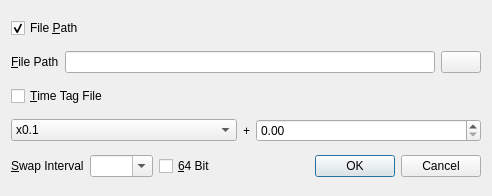
<?xml version="1.0" encoding="UTF-8"?>
<ui version="4.0">
 <class>FileOptDialog</class>
 <widget class="QWidget" name="FileOptDialog">
  <property name="geometry">
   <rect>
    <x>0</x>
    <y>0</y>
    <width>492</width>
    <height>196</height>
   </rect>
  </property>
  <property name="windowTitle">
   <string>File Options</string>
  </property>
  <layout class="QVBoxLayout" name="verticalLayout">
   <item>
    <layout class="QHBoxLayout" name="horizontalLayout">
     <item>
      <widget class="QCheckBox" name="cBPathEnable">
       <property name="toolTip">
        <string>Specify file path</string>
       </property>
       <property name="text">
        <string>File &amp;Path</string>
       </property>
       <property name="checked">
        <bool>true</bool>
       </property>
      </widget>
     </item>
    </layout>
   </item>
   <item>
    <layout class="QHBoxLayout" name="horizontalLayout_2">
     <item>
      <widget class="QLabel" name="lbFilePath">
       <property name="text">
        <string>&amp;File Path</string>
       </property>
       <property name="buddy">
        <cstring>lEFilePath</cstring>
       </property>
      </widget>
     </item>
     <item>
      <widget class="QLineEdit" name="lEFilePath">
       <property name="toolTip">
        <string>File path</string>
       </property>
      </widget>
     </item>
     <item>
      <widget class="QPushButton" name="btnKey">
       <property name="sizePolicy">
        <sizepolicy hsizetype="Fixed" vsizetype="Fixed">
         <horstretch>0</horstretch>
         <verstretch>0</verstretch>
        </sizepolicy>
       </property>
       <property name="toolTip">
        <string>Show placeholder keys</string>
       </property>
       <property name="text">
        <string/>
       </property>
       <property name="icon">
        <iconset resource="../icon/resources.qrc">
         <normaloff>:/buttons/key</normaloff>:/buttons/key</iconset>
       </property>
      </widget>
     </item>
    </layout>
   </item>
   <item>
    <widget class="QCheckBox" name="cBTimeTag">
     <property name="toolTip">
      <string>Generate time tag file</string>
     </property>
     <property name="text">
      <string>&amp;Time Tag File</string>
     </property>
    </widget>
   </item>
   <item>
    <layout class="QHBoxLayout" name="horizontalLayout_3">
     <item>
      <widget class="QComboBox" name="cBTimeSpeed">
       <property name="toolTip">
        <string>File read speed</string>
       </property>
       <item>
        <property name="text">
         <string>x0.1</string>
        </property>
       </item>
       <item>
        <property name="text">
         <string>x0.2</string>
        </property>
       </item>
       <item>
        <property name="text">
         <string>x0.5</string>
        </property>
       </item>
       <item>
        <property name="text">
         <string>x1</string>
        </property>
       </item>
       <item>
        <property name="text">
         <string>x2</string>
        </property>
       </item>
       <item>
        <property name="text">
         <string>x5</string>
        </property>
       </item>
       <item>
        <property name="text">
         <string>x10</string>
        </property>
       </item>
      </widget>
     </item>
     <item>
      <widget class="QLabel" name="lbPlus">
       <property name="sizePolicy">
        <sizepolicy hsizetype="Fixed" vsizetype="Preferred">
         <horstretch>0</horstretch>
         <verstretch>0</verstretch>
        </sizepolicy>
       </property>
       <property name="text">
        <string>+</string>
       </property>
      </widget>
     </item>
     <item>
      <widget class="QDoubleSpinBox" name="sBTimeStart">
       <property name="toolTip">
        <string>Start time (s)</string>
       </property>
       <property name="maximum">
        <double>10000.000000000000000</double>
       </property>
      </widget>
     </item>
    </layout>
   </item>
   <item>
    <layout class="QHBoxLayout" name="horizontalLayout_4">
     <item>
      <widget class="QLabel" name="lbSwapInterval">
       <property name="toolTip">
        <string/>
       </property>
       <property name="text">
        <string>&amp;Swap Interval</string>
       </property>
       <property name="buddy">
        <cstring>cBSwapInterval</cstring>
       </property>
      </widget>
     </item>
     <item>
      <widget class="QComboBox" name="cBSwapInterval">
       <property name="toolTip">
        <string>Swap file periodically. User placeholder keyword to avoid overwriting (see ?-button).</string>
       </property>
       <property name="editable">
        <bool>true</bool>
       </property>
       <item>
        <property name="text">
         <string/>
        </property>
       </item>
       <item>
        <property name="text">
         <string>0.25 h</string>
        </property>
       </item>
       <item>
        <property name="text">
         <string>0.5 h</string>
        </property>
       </item>
       <item>
        <property name="text">
         <string>1 h</string>
        </property>
       </item>
       <item>
        <property name="text">
         <string>2 h</string>
        </property>
       </item>
       <item>
        <property name="text">
         <string>3 h</string>
        </property>
       </item>
       <item>
        <property name="text">
         <string>6 h</string>
        </property>
       </item>
       <item>
        <property name="text">
         <string>12 h</string>
        </property>
       </item>
       <item>
        <property name="text">
         <string>24 h</string>
        </property>
       </item>
      </widget>
     </item>
     <item>
      <widget class="QCheckBox" name="cB64Bit">
       <property name="toolTip">
        <string>64 bit format for time tag file</string>
       </property>
       <property name="text">
        <string>&amp;64 Bit</string>
       </property>
      </widget>
     </item>
     <item>
      <widget class="QDialogButtonBox" name="buttonBox">
       <property name="standardButtons">
        <set>QDialogButtonBox::StandardButton::Cancel|QDialogButtonBox::StandardButton::Ok</set>
       </property>
      </widget>
     </item>
    </layout>
   </item>
  </layout>
 </widget>
 <tabstops>
  <tabstop>lEFilePath</tabstop>
  <tabstop>cBTimeTag</tabstop>
  <tabstop>cBTimeSpeed</tabstop>
  <tabstop>sBTimeStart</tabstop>
  <tabstop>cBSwapInterval</tabstop>
  <tabstop>cB64Bit</tabstop>
 </tabstops>
 <resources>
  <include location="../icon/resources.qrc"/>
 </resources>
 <connections/>
</ui>
